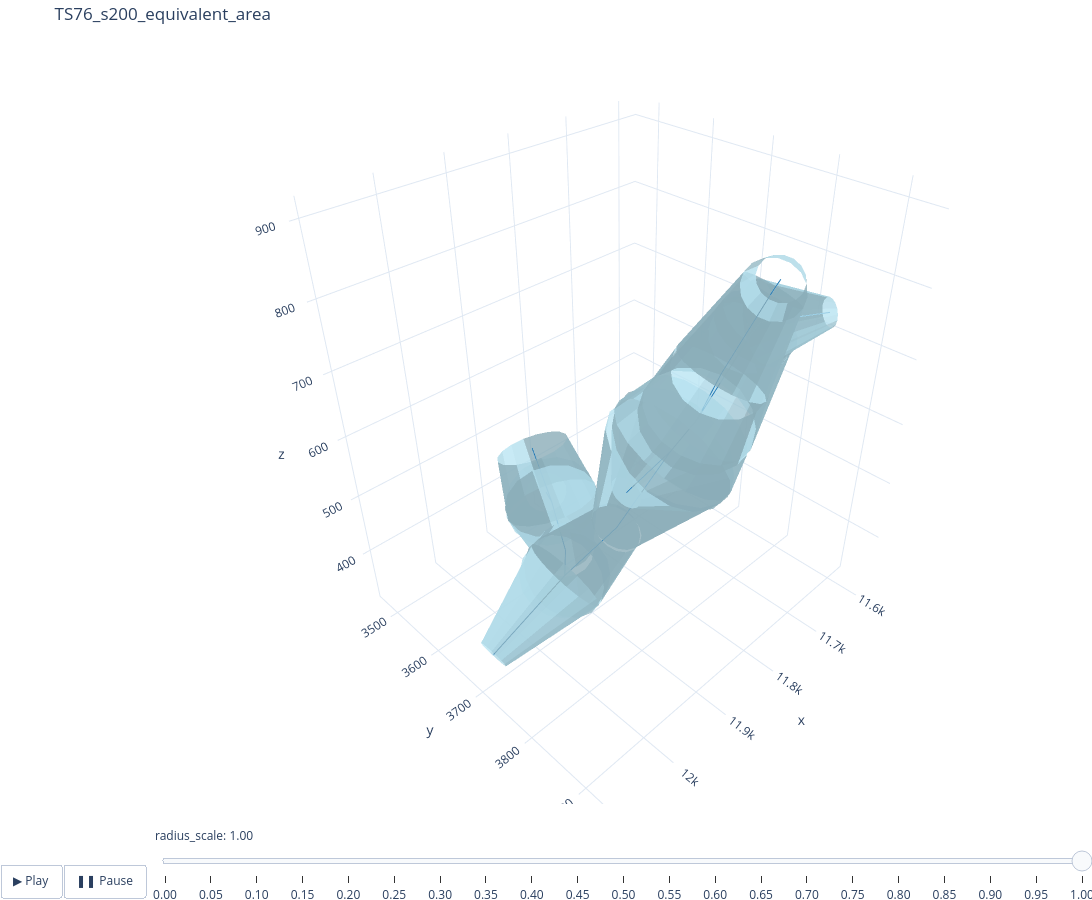

The cell this chart's notebook holds for it:
### Markdown cell above
## Tweak radii to fit total surface area

### Code cell
morph = fit_morphology(
    mm.mesh,
    skeleton,
    options=FitOptions(
        max_edge_length=max_edge_length,
        radius_strategy=radius_strategy,
        snap_polylines_to_mesh=False,
    ),
)

morph.scale_radii_to_match_mesh(
    mm.mesh, metric="surface_area", account_for_overlaps=False
)

# save normalized to file
swc_filepath = (
    f"{swc_out_dir}/TS{spine_idx}_s{max_edge_length}_{radius_strategy}_SAnorm.swc"
)
morph.to_swc_file(swc_filepath)

# load and plot
swc_model = SWCModel.from_swc_file(swc_filepath)
swc_model.print_attributes(node_info=False, edge_info=False)
frusta = FrustaSet.from_swc_model(swc_model)
title = f"TS{spine_idx}_s{max_edge_length}_{radius_strategy}"
fig = plot_model(swc_model=swc_model, frusta=frusta, slider=True, title=title)
fig.show()

validator = Validation(mm, skeleton, morph)
validator.full_validation()

### Figure 1 — Plotly figure (JSON) as saved in the notebook; plotly's stock layout.template omitted (floating-point values rounded to 4 significant figures; data arrays with more than 128 entries replaced by an {"elided": "..."} marker saying what was removed)
{"data": [{"color": "lightblue", "flatshading": true, "i": {"elided": "512 int values"}, "j": {"elided": "512 int values"}, "k": {"elided": "512 int values"}, "name": "frusta", "opacity": 0.8, "type": "mesh3d", "x": {"elided": "512 float values"}, "y": {"elided": "512 float values"}, "z": {"elided": "512 float values"}}, {"line": {"color": "#1f77b4", "width": 2}, "mode": "lines", "name": "centroid", "type": "scatter3d", "x": [11830.0, 11850.0, null, 11850.0, 11850.0, null, 11850.0, 11900.0, null, 11900.0, 11960.0, null, 11960.0, 11930.0, null, 11960.0, 12090.0, null, 11930.0, 11900.0, null, 11900.0, 11980.0, null, 11900.0, 11850.0, null, 11850.0, 11680.0, null, 11850.0, 11870.0, null, 11680.0, 11620.0, null, 11680.0, 11680.0, null, 11680.0, 11590.0, null, 11870.0, 11820.0, null, 11820.0, 11790.0, null], "y": [3519.0, 3555.0, null, 3555.0, 3520.0, null, 3555.0, 3646.0, null, 3646.0, 3715.0, null, 3715.0, 3784.0, null, 3715.0, 3717.0, null, 3784.0, 3836.0, null, 3836.0, 3852.0, null, 3836.0, 3833.0, null, 3833.0, 3778.0, null, 3833.0, 3880.0, null, 3778.0, 3713.0, null, 3778.0, 3788.0, null, 3788.0, 3833.0, null, 3880.0, 3902.0, null, 3902.0, 3891.0, null], "z": [384.4, 397.2, null, 397.2, 482.7, null, 397.2, 394.1, null, 394.1, 435.7, null, 435.7, 545.1, null, 435.7, 385.0, null, 545.1, 671.9, null, 671.9, 670.2, null, 671.9, 690.3, null, 690.3, 715.3, null, 690.3, 784.0, null, 715.3, 696.4, null, 715.3, 734.6, null, 734.6, 732.2, null, 784.0, 872.3, null, 872.3, 871.2, null]}], "layout": {"height": 900, "margin": {"b": 0, "l": 0, "r": 0, "t": 40}, "scene": {"aspectmode": "data"}, "showlegend": false, "sliders": [{"active": 20, "currentvalue": {"prefix": "radius_scale: ", "visible": true}, "steps": [{"args": [["scale=0.00"], {"frame": {"duration": 0}, "mode": "immediate", "transition": {"duration": 0}}], "label": "0.00", "method": "animate"}, {"args": [["scale=0.05"], {"frame": {"duration": 0}, "mode": "immediate", "transition": {"duration": 0}}], "label": "0.05", "method": "animate"}, {"args": [["scale=0.10"], {"frame": {"duration": 0}, "mode": "immediate", "transition": {"duration": 0}}], "label": "0.10", "method": "animate"}, {"args": [["scale=0.15"], {"frame": {"duration": 0}, "mode": "immediate", "transition": {"duration": 0}}], "label": "0.15", "method": "animate"}, {"args": [["scale=0.20"], {"frame": {"duration": 0}, "mode": "immediate", "transition": {"duration": 0}}], "label": "0.20", "method": "animate"}, {"args": [["scale=0.25"], {"frame": {"duration": 0}, "mode": "immediate", "transition": {"duration": 0}}], "label": "0.25", "method": "animate"}, {"args": [["scale=0.30"], {"frame": {"duration": 0}, "mode": "immediate", "transition": {"duration": 0}}], "label": "0.30", "method": "animate"}, {"args": [["scale=0.35"], {"frame": {"duration": 0}, "mode": "immediate", "transition": {"duration": 0}}], "label": "0.35", "method": "animate"}, {"args": [["scale=0.40"], {"frame": {"duration": 0}, "mode": "immediate", "transition": {"duration": 0}}], "label": "0.40", "method": "animate"}, {"args": [["scale=0.45"], {"frame": {"duration": 0}, "mode": "immediate", "transition": {"duration": 0}}], "label": "0.45", "method": "animate"}, {"args": [["scale=0.50"], {"frame": {"duration": 0}, "mode": "immediate", "transition": {"duration": 0}}], "label": "0.50", "method": "animate"}, {"args": [["scale=0.55"], {"frame": {"duration": 0}, "mode": "immediate", "transition": {"duration": 0}}], "label": "0.55", "method": "animate"}, {"args": [["scale=0.60"], {"frame": {"duration": 0}, "mode": "immediate", "transition": {"duration": 0}}], "label": "0.60", "method": "animate"}, {"args": [["scale=0.65"], {"frame": {"duration": 0}, "mode": "immediate", "transition": {"duration": 0}}], "label": "0.65", "method": "animate"}, {"args": [["scale=0.70"], {"frame": {"duration": 0}, "mode": "immediate", "transition": {"duration": 0}}], "label": "0.70", "method": "animate"}, {"args": [["scale=0.75"], {"frame": {"duration": 0}, "mode": "immediate", "transition": {"duration": 0}}], "label": "0.75", "method": "animate"}, {"args": [["scale=0.80"], {"frame": {"duration": 0}, "mode": "immediate", "transition": {"duration": 0}}], "label": "0.80", "method": "animate"}, {"args": [["scale=0.85"], {"frame": {"duration": 0}, "mode": "immediate", "transition": {"duration": 0}}], "label": "0.85", "method": "animate"}, {"args": [["scale=0.90"], {"frame": {"duration": 0}, "mode": "immediate", "transition": {"duration": 0}}], "label": "0.90", "method": "animate"}, {"args": [["scale=0.95"], {"frame": {"duration": 0}, "mode": "immediate", "transition": {"duration": 0}}], "label": "0.95", "method": "animate"}, {"args": [["scale=1.00"], {"frame": {"duration": 0}, "mode": "immediate", "transition": {"duration": 0}}], "label": "1.00", "method": "animate"}]}], "title": {"text": "TS76_s200_equivalent_area"}, "updatemenus": [{"buttons": [{"args": [null, {"frame": {"duration": 0}, "fromcurrent": true, "transition": {"duration": 0}}], "label": "▶ Play", "method": "animate"}, {"args": [[null], {"frame": {"duration": 0}, "mode": "immediate", "transition": {"duration": 0}}], "label": "❚❚ Pause", "method": "animate"}], "direction": "left", "pad": {"r": 10, "t": 60}, "showactive": false, "type": "buttons", "x": 0, "y": 0}], "width": 1200}}
